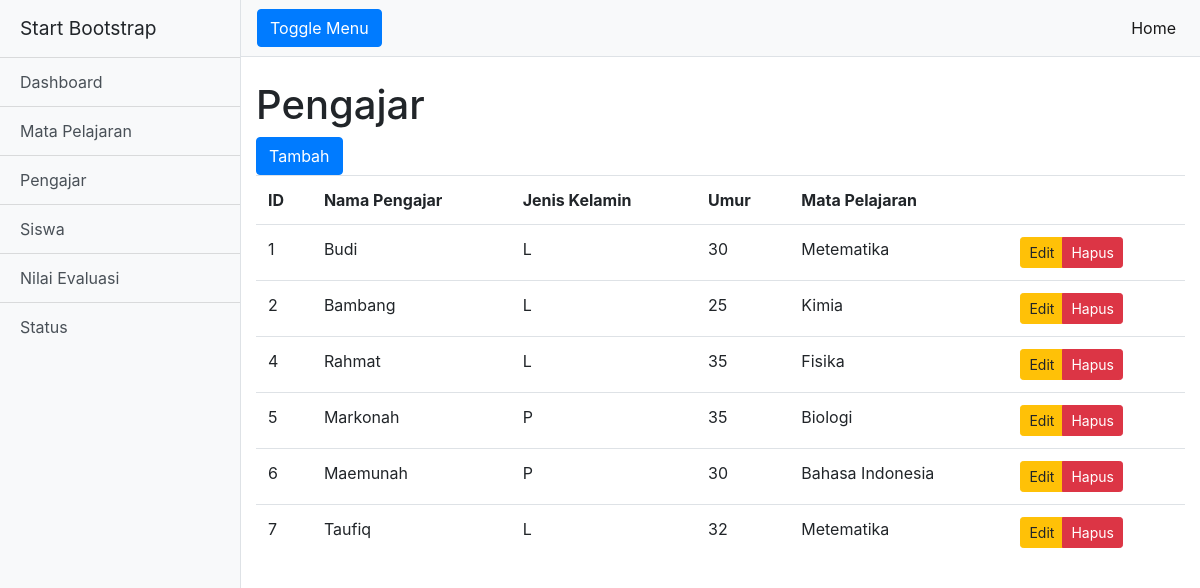
The app's page /index.php/pengajar with its own data.
### tables this page shows
CREATE TABLE `pengajar` (
  `id_pengajar` mediumint(8) UNSIGNED NOT NULL,
  `nama_pengajar` tinytext NOT NULL,
  `jenis_kelamin` enum('L','P') NOT NULL,
  `umur` int(16) UNSIGNED NOT NULL,
  `id_mapel` mediumint(8) UNSIGNED NOT NULL
);

CREATE TABLE `mapel` (
  `id_mapel` mediumint(8) UNSIGNED NOT NULL,
  `nama_mapel` tinytext NOT NULL,
  `kelas` int(3) UNSIGNED NOT NULL
);

### application/controllers/Pengajar.php (called while the page is built, shortened)
<?php
class Pengajar extends CI_Controller
{
    public $model = NULL;
    public function __construct(){
        $this->load->model('Pengajar_model');
        $this->model = $this->Pengajar_model;
    }
    public function index(){
        $rows = $this->model->readall();
        $this->load->view('pengajar_view', ['rows'=>$rows]);
    }
}

### index.php (called while the page is built, shortened)
<?php
require_once BASEPATH.'core/CodeIgniter.php';

### application/models/Pengajar_model.php (called while the page is built, shortened)
<?php
class Pengajar_model extends CI_Model
{
    public function readall(){
        $sql = "SELECT * FROM pengajar LEFT JOIN mapel ON pengajar.id_mapel = mapel.id_mapel";
        $query = $this->db->query($sql);
        return $query->result();
    }
}

### application/views/pengajar_view.php (the view, shortened to what this page needs)
<!DOCTYPE html>
<html lang="en">
<?php $this->load->view('header'); ?>
<body>
  <div class="d-flex" id="wrapper">
  <?php $this->load->view('sidebar'); ?>
    <div id="page-content-wrapper">
      <nav class="navbar navbar-expand-lg navbar-light bg-light border-bottom">
        <button class="btn btn-primary" id="menu-toggle">Toggle Menu</button>
        <div class="collapse navbar-collapse" id="navbarSupportedContent">
          <ul class="navbar-nav ml-auto mt-2 mt-lg-0">
            <li class="nav-item active">
              <a class="nav-link" href="<?php base_url('/'); ?>">Home <span class="sr-only">(current)</span></a>
            </li>
          </ul>
        </div>
      </nav>
      <div class="container-fluid">
        <h1 class="mt-4">Pengajar</h1>
        <button type="button" onclick="javascript:top.location.href='pengajar/create'" class="btn btn-primary">Tambah<i class="fa fa-pencil"></i></button>
        <table class="table table-hover">
                  <tr>
                    <th>ID</th>
                    <th>Nama Pengajar</th>
                    <th>Jenis Kelamin</th>
                    <th>Umur</th>
                    <th>Mata Pelajaran</th>
                    <th></th>
                  </tr>
                  <?php
                    foreach ($rows as $row) {
                  ?>
                  <tr>
                    <td><?php echo $row->id_pengajar;?></td>
                    <td><?php echo $row->nama_pengajar;?></td>
                    <td><?php echo $row->jenis_kelamin;?></td>
                    <td><?php echo $row->umur;?></td>
                    <td><?php echo $row->nama_mapel;?></td>
                    <td>
                      <div class="btn-group">
                        <button type="button" onclick="javascript:top.location.href='pengajar/update/<?php echo $row->id_pengajar; ?>'" class="btn btn-warning btn-sm">Edit<i class="fa fa-pencil"></i></button>
                        <button type="button" onclick="javascript:top.location.href='pengajar/delete/<?php echo $row->id_pengajar; ?>'" class="btn btn-danger btn-sm">Hapus<i class="fa fa-trash"></i></button>
                      </div>
                    </td>
                  </tr>
                  <?php } ?>
        </table>
      </div>
    </div>
  </div>
</body>
</html>

### application/views/header.php (shortened to what this page needs)
<head>
  <link href="<?php echo base_url('');?>assets/bootstrap/css/bootstrap.min.css" rel="stylesheet">
  <link href="<?php echo base_url('');?>css/simple-sidebar.css" rel="stylesheet">
</head>

### application/views/sidebar.php
<div class="bg-light border-right" id="sidebar-wrapper">
      <div class="sidebar-heading">Start Bootstrap </div>
      <div class="list-group list-group-flush">
        <a href="<?php echo base_url('');?>home" class="list-group-item list-group-item-action bg-light">Dashboard</a>
        <a href="<?php echo base_url('');?>mapel" class="list-group-item list-group-item-action bg-light">Mata Pelajaran</a>
        <a href="<?php echo base_url('');?>pengajar" class="list-group-item list-group-item-action bg-light">Pengajar</a>
        <a href="<?php echo base_url('');?>siswa" class="list-group-item list-group-item-action bg-light">Siswa</a>
        <a href="<?php echo base_url('');?>nilai" class="list-group-item list-group-item-action bg-light">Nilai Evaluasi</a>
        <a href="#" class="list-group-item list-group-item-action bg-light">Status</a>
      </div>
    </div>

### css/simple-sidebar.css (style rules this page uses)
body { overflow-x: hidden; }
#sidebar-wrapper { min-height: 100vh; margin-left: -15rem; -webkit-transition: margin .25s ease-out; -moz-transition: margin .25s ease-out; -o-transition: margin .25s ease-out; transition: margin .25s ease-out; }
#sidebar-wrapper .sidebar-heading { padding: 0.875rem 1.25rem; font-size: 1.2rem; }
#sidebar-wrapper .list-group { width: 15rem; }
#page-content-wrapper { min-width: 100vw; }
@media (min-width: 768px) { #sidebar-wrapper { margin-left: 0; } }
@media (min-width: 768px) { #page-content-wrapper { min-width: 0; width: 100%; } }

### records on screen
pengajar: id_pengajar "1", nama_pengajar "Budi", jenis_kelamin "L", umur "30", id_mapel.nama_mapel "Metematika"
pengajar: id_pengajar "2", nama_pengajar "Bambang", jenis_kelamin "L", umur "25", id_mapel.nama_mapel "Kimia"
pengajar: id_pengajar "4", nama_pengajar "Rahmat", jenis_kelamin "L", umur "35", id_mapel.nama_mapel "Fisika"
pengajar: id_pengajar "5", nama_pengajar "Markonah", jenis_kelamin "P", umur "35", id_mapel.nama_mapel "Biologi"
pengajar: id_pengajar "6", nama_pengajar "Maemunah", jenis_kelamin "P", umur "30", id_mapel.nama_mapel "Bahasa Indonesia"
pengajar: id_pengajar "7", nama_pengajar "Taufiq", jenis_kelamin "L", umur "32", id_mapel.nama_mapel "Metematika"
